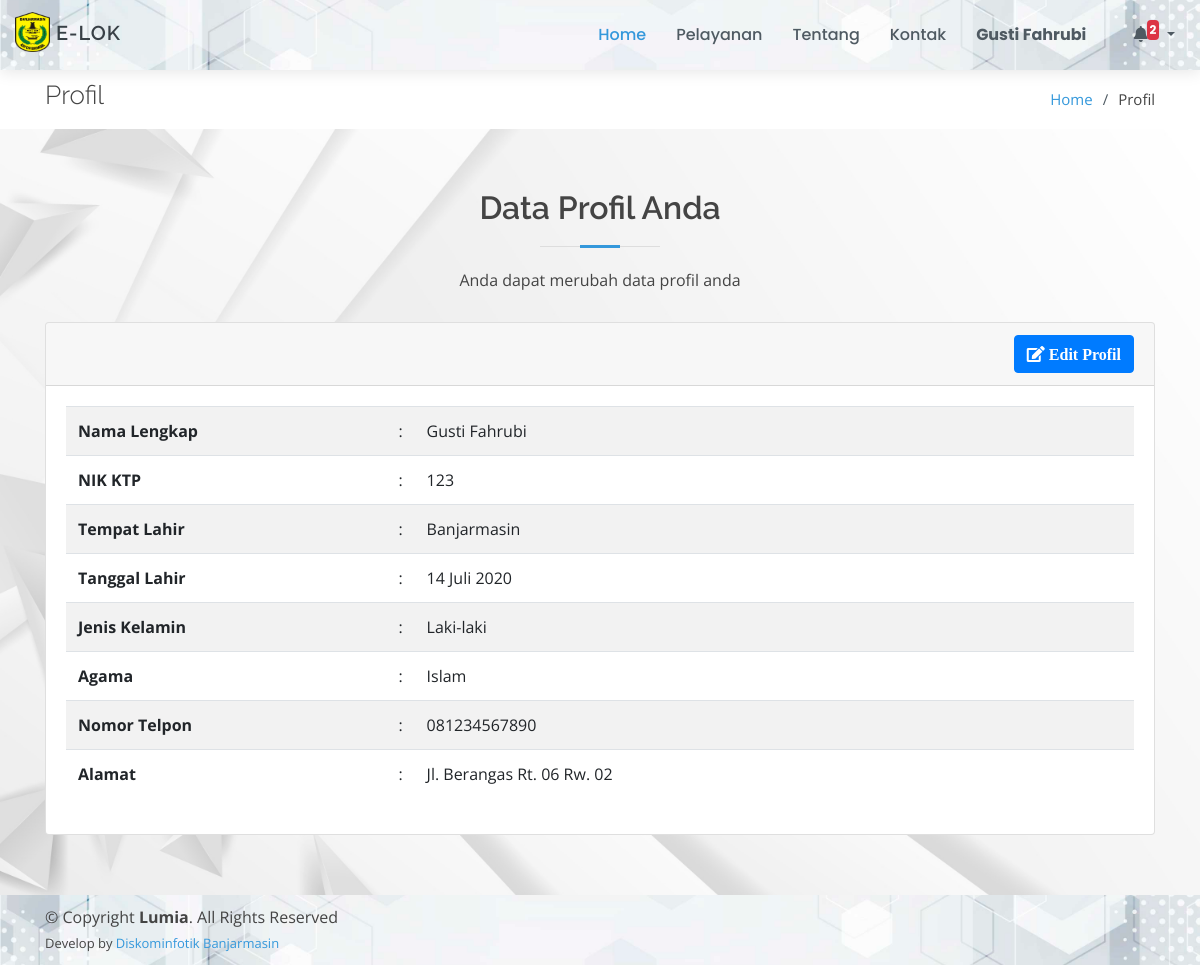
/profil.php (signed in), run on the app's committed database.
### tables this page shows
CREATE TABLE `masyarakat` (
  `id_masyarakat` int(11) NOT NULL,
  `nama` varchar(50) NOT NULL,
  `nik` int(25) NOT NULL,
  `tempat_lahir` varchar(50) NOT NULL,
  `tgl_lahir` date NOT NULL,
  `jk` varchar(12) NOT NULL,
  `agama` varchar(20) NOT NULL,
  `telpon` varchar(13) NOT NULL,
  `alamat` text NOT NULL,
  `password` text NOT NULL
);

### config/config.php (called while the page is built, shortened)
<?php
function base_url($url = null)
{
	$base_url = "http://localhost/layanan-kecamatan";
	if ($url != null) {
		return $base_url . "/" . $url;
	} else {
		return $base_url;
	}
}
function encryptor($action, $string)
{
	$output = false;
	$encrypt_method = "AES-256-CBC";
	$secret_key = 'muni';
	$secret_iv = 'muni123';
	$key = hash('sha256', $secret_key);
	$iv = substr(hash('sha256', $secret_iv), 0, 16);
	if ($action == 'encrypt') {
		$output = openssl_encrypt($string, $encrypt_method, $key, 0, $iv);
		$output = base64_encode($output);
	} else if ($action == 'decrypt') {
		$output = openssl_decrypt(base64_decode($string), $encrypt_method, $key, 0, $iv);
	}
	return $output;
}

### config/bulan.php (called while the page is built, shortened)
<?php
$bln = array(
    '01' => 'Januari',
    '02' => 'Februari',
    '03' => 'Maret',
    '04' => 'April',
    '05' => 'Mei',
    '06' => 'Juni',
    '07' => 'Juli',
    '08' => 'Agustus',
    '09' => 'September',
    '10' => 'Oktober',
    '11' => 'November',
    '12' => 'Desember'
);

### profil.php (the view, shortened to what this page needs)
<!DOCTYPE html>
<html lang="en">
<?php
include_once "config/config.php";
include_once "config/bulan.php";
include_once "template/ui/head.php";
$idm      = $_SESSION['id_masyarakat'];
?>
<body>
    <?php include_once "template/ui/header.php"; ?>
    <main id="main">
        <section id="breadcrumbs" class="breadcrumbs">
            <div class="container">
                <div class="d-flex justify-content-between align-items-center">
                    <h2>Profil</h2>
                    <ol>
                        <li><a href="<?= base_url(); ?>">Home</a></li>
                        <li>Profil</li>
                    </ol>
                </div>
            </div>
        </section>
        <section id="pelayanan" class="pelayanan graform">
            <div class="container">
                <div class="section-title">
                    <h2>Data Profil Anda</h2>
                    <p>Anda dapat merubah data profil anda</p>
                </div>
                <div class="row">
                    <div class="col-md-12">
                        <?php
                        $row = $koneksi->query("SELECT * FROM masyarakat WHERE id_masyarakat = '$idm'")->fetch_array();
                        ?>
                        <div class="card">
                            <div class="card-header">
                                <div class="card-tools float-right">
                                    <a href="edit-profil?id=<?= encryptor('encrypt', $row['id_masyarakat']) ?>" class="btn btn-primary btn-tool">
                                        <i class="fa fa-edit"> Edit Profil</i>
                                    </a>
                                </div>
                            </div>
                            <div class="card-body">
                                <div class="table-responsive">
                                    <table class="table table-striped">
                                        <tr>
                                            <th width="30%">Nama Lengkap</th>
                                            <td width="2%">:</td>
                                            <td><?= $row['nama']; ?></td>
                                        </tr>
                                        <tr>
                                            <th width="30%">NIK KTP</th>
                                            <td width="2%">:</td>
                                            <td><?= $row['nik'] ?></td>
                                        </tr>
                                        <tr>
                                            <th width="30%">Tempat Lahir</th>
                                            <td width="2%">:</td>
                                            <td><?= $row['tempat_lahir']; ?></td>
                                        </tr>
                                        <tr>
                                            <th width="30%">Tanggal Lahir</th>
                                            <td width="2%">:</td>
                                            <td>
                                                <?=
                                                    date('d', strtotime($row['tgl_lahir'])) . " " . $bln[date('m', strtotime($row['tgl_lahir']))] . " " . date('Y', strtotime($row['tgl_lahir']));
                                                ?>
                                            </td>
                                        </tr>
                                        <tr>
                                            <th width="30%">Jenis Kelamin</th>
                                            <td width="2%">:</td>
                                            <td><?= $row['jk'] ?></td>
                                        </tr>
                                        <tr>
                                            <th width="30%">Agama</th>
                                            <td width="2%">:</td>
                                            <td><?= $row['agama'] ?></td>
                                        </tr>
                                        <tr>
                                            <th width="30%">Nomor Telpon</th>
                                            <td width="2%">:</td>
                                            <td><?= $row['telpon'] ?></td>
                                        </tr>
                                        <tr>
                                            <th width="30%">Alamat</th>
                                            <td width="2%">:</td>
                                            <td><?= $row['alamat'] ?></td>
                                        </tr>
                                    </table>
                                </div>
                            </div>
                        </div>
                    </div>
                </div>
            </div>
        </section>
    </main>
    <?php include_once "template/ui/footer.php"; ?>
</body>
</html>

### assets/ui/assets/css/style.css (style rules this page uses)
body { font-family: "Open Sans", sans-serif; color: #444444; }
a { color: #3498db; }
h1, h2, h3, h4, h5, h6 { font-family: "Raleway", sans-serif; }
section { padding: 60px 0; }
.section-title { text-align: center; padding-bottom: 30px; }
.section-title h2 { font-size: 32px; font-weight: 600; margin-bottom: 20px; padding-bottom: 20px; position: relative; }
.section-title h2::before { content: ''; position: absolute; display: block; width: 120px; height: 1px; background: #ddd; bottom: 1px; left: calc(50% - 60px); }
.section-title h2::after { content: ''; position: absolute; display: block; width: 40px; height: 3px; background: #3498db; bottom: 0; left: calc(50% - 20px); }
.section-title p { margin-bottom: 0; }
.breadcrumbs { padding: 10px 0; margin-top: 70px; background-color: #fff; }
.breadcrumbs h2 { font-size: 26px; font-weight: 300; }
.breadcrumbs ol { display: flex; flex-wrap: wrap; list-style: none; padding: 0; margin: 0; font-size: 15px; }
.breadcrumbs ol li+li { padding-left: 10px; }
.breadcrumbs ol li+li::before { display: inline-block; padding-right: 10px; color: #4f5a62; content: "/"; }
.graform { background: url('../../../bg-cover/putih2.jpg') center center no-repeat; background-size: cover; position: relative; }

### data on the page
masyarakat: nama "Gusti Fahrubi", nik "123", tempat_lahir "Banjarmasin", tgl_lahir "14", tgl_lahir "Juli", tgl_lahir "2020", jk "Laki-laki", agama "Islam", telpon "081234567890", alamat "Jl. Berangas Rt. 06 Rw. 02"

### other printed values
$_SESSION['nama'] "Gusti Fahrubi"
$jmltotal "2"
